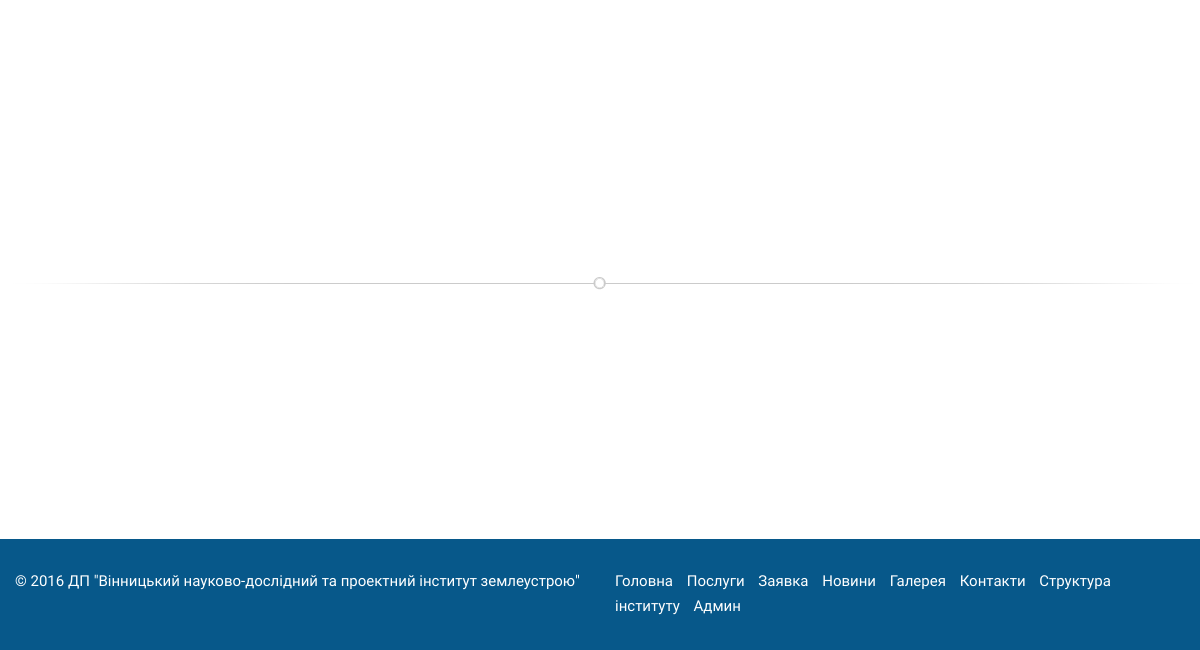
Before: /contact (lower part) with the older database file.
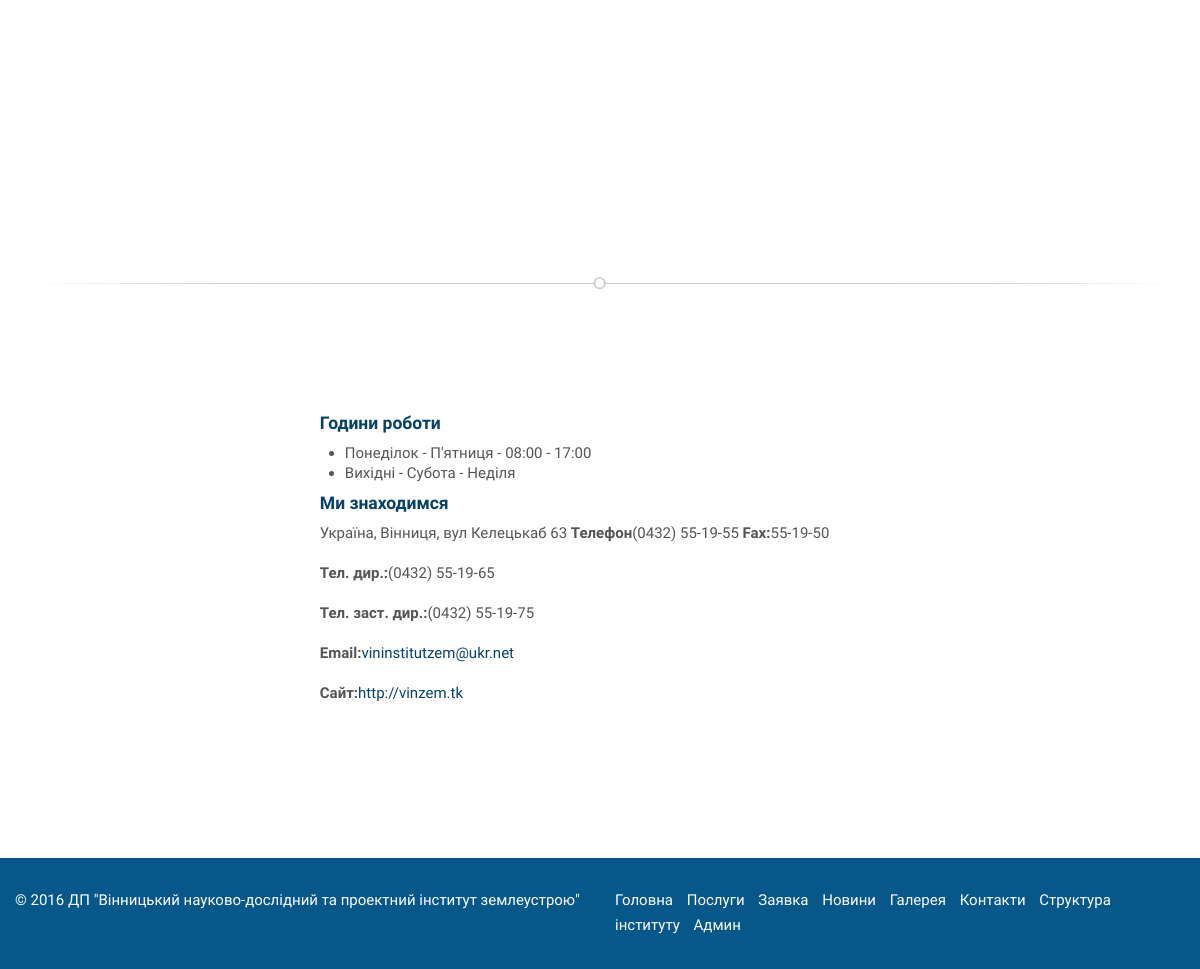
After: the same page with the newer database file.
### construct/models.py (models this page shows, shortened)
class WorkHours(models.Model):
        description = RichTextField(max_length=100000)#models.TextField(max_length=5000)
        class Meta():
                verbose_name = u"(Контакти) Поле для годин роботи та місцезнаходження"
                verbose_name_plural = u"(Контакти) Поле для годин роботи та місцезнаходження"

### construct/views.py (the view)
# urls.py: url(r'^contact$', views.contact, name='contact'),
def contact(request):
    if request.method == 'POST':
        form = ApplicationForm(request.POST)
        if form.is_valid():
            appl = form.save(commit=False)
            appl.save()
            return HttpResponseRedirect('/')
    else:
        form = ApplicationForm()
    workhours = WorkHours.objects.first()
    return render(request, 'contact.html', {'form': form, 'workhours': workhours})

### templates/contact.html (shortened to what this page needs)
{% extends "base.html" %}
{% load construct_extras %}
{% block map %}
<div id="map-cont" class="span6 offset3" >
	<div id="map" style="width: 100%; height: 400px" ></div>
</div>
<hr/>
{% endblock %}
{% block content %}
<div class="row">
<div class="span6 offset3" style="margin-bottom:5em;">
	{{ workhours.description|safe }}
</div>
</div>
{% endblock %}

Changed rows visible on the page:
added WorkHours: description "Години роботи Понеділок - П'ятниця - 08:00 - 17:00 Вихідні - Субота - Неділя Ми знаходимся Україна, Вінниця, вул Келецькаб 63 Телефон (0432) 55-19-55 Fax: 55-19-50 Тел. дир.: (0432) 55-19-65 Тел. заст. дир.: (0432) 55-19-75 Email: vininstitutzem@ukr.net Сайт: http://vinzem.tk"
